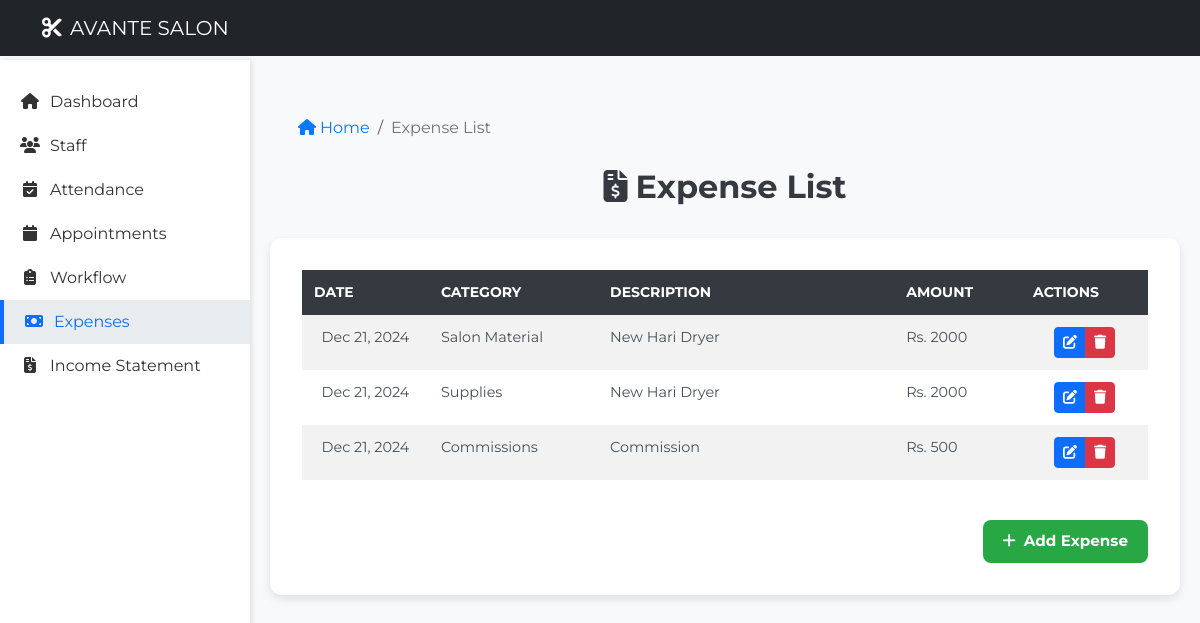
Before: /expenses/ (signed in) with the older database file.
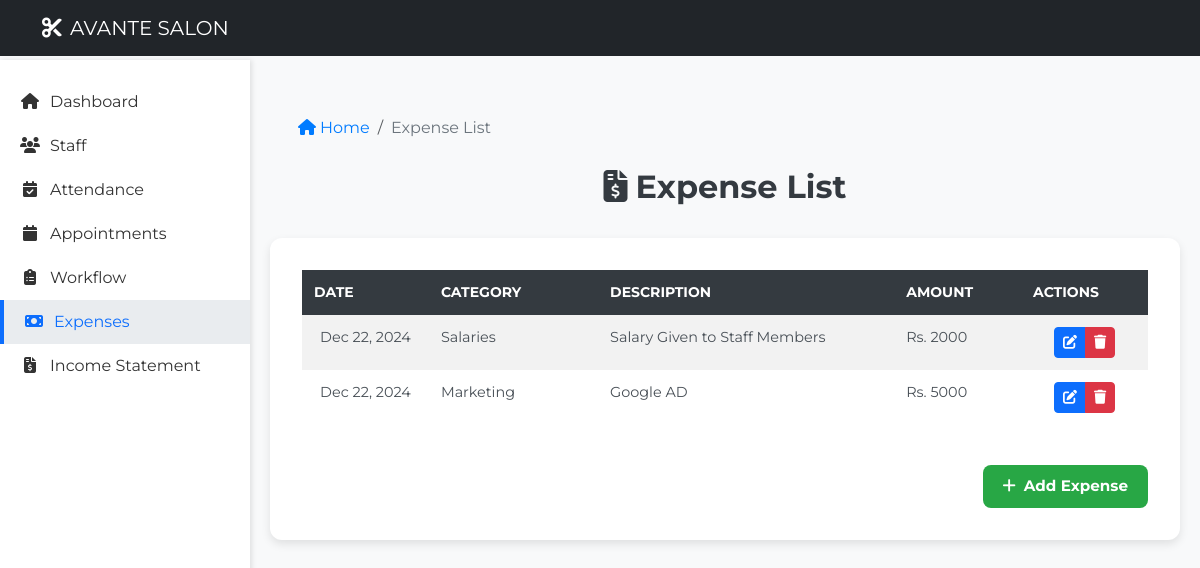
After: the same page with the newer database file.
### core/models.py (models this page shows, shortened)
class Expense(models.Model):
    description = models.CharField(max_length=100)
    category = models.CharField(max_length=50, choices=EXPENSE_CATEGORIES, default='others')
    amount = models.PositiveIntegerField(default=1)
    date = models.DateField(null=True, blank=True)
    created_at = models.DateTimeField(auto_now_add=True)
    updated_at = models.DateTimeField(auto_now=True, null=True, blank=True)

### core/views.py (the view)
# urls.py: path('expenses/', views.expenses_page, name='expenses'),
@admin_only
def expenses_page(request):
    expenses_qs = Expense.objects.all().order_by('-date')
    categories = dict(EXPENSE_CATEGORIES)
    context = {
        "expenses": expenses_qs,
        "categories": EXPENSE_CATEGORIES,
    }
    return render(request, 'expenses.html', context)

### templates/expenses.html (shortened to what this page needs)
<!DOCTYPE html>
<html lang="en">
<head>
    <link href="https://cdn.jsdelivr.net/npm/bootstrap@5.3.0-alpha3/dist/css/bootstrap.min.css" rel="stylesheet">
    <link rel="stylesheet" href="https://cdnjs.cloudflare.com/ajax/libs/font-awesome/6.4.0/css/all.min.css">
</head>
<body>
    <nav class="navbar navbar-dark navbar-expand-lg">
        <div class="container">
            <a class="navbar-brand" href="#"><i class="fas fa-cut me-2"></i>AVANTE SALON</a>
        </div>
    </nav>
    <div class="sidebar collapse d-md-block" id="sidebarMenu">
        <ul class="nav flex-column">
            <li class="nav-item">
                <a class="nav-link" href="{% url 'core:index' %}">
                    <i class="fa-solid fa-house"></i>Dashboard
                </a>
            </li>
            <li class="nav-item">
                <a class="nav-link" href="{% url 'core:staff' %}">
                    <i class="fa-solid fa-users"></i>Staff
                </a>
            </li>
            <li class="nav-item">
                <a class="nav-link" href="/attendance">
                    <i class="fa-solid fa-calendar-check"></i>Attendance
                </a>
            </li>
            <li class="nav-item">
                <a class="nav-link" href="{% url 'core:appointments' %}">
                    <i class="fa-solid fa-calendar"></i>Appointments
                </a>
            </li>
            <li class="nav-item">
                <a class="nav-link" href="{% url 'core:workflow' %}">
                    <i class="fa-solid fa-clipboard-list"></i>Workflow
                </a>
            </li>
            <li class="nav-item">
                <a class="nav-link active" href="{% url 'core:expenses' %}">
                    <i class="fa-solid fa-money-bill"></i>Expenses
                </a>
            </li>
            <li class="nav-item">
                <a class="nav-link" href="{% url 'core:income_statement' %}">
                    <i class="fa-solid fa-file-invoice-dollar"></i>Income Statement
                </a>
            </li>
        </ul>
    </div>
    <div class="main-content">
        <div class="container mt-4">
            <nav aria-label="breadcrumb">
                <ol class="breadcrumb">
                    <li class="breadcrumb-item"><a href="{% url 'core:index' %}"><i class="fas fa-home me-1"></i>Home</a></li>
                    <li class="breadcrumb-item active" aria-current="page">Expense List</li>
                </ol>
            </nav>
        </div>
        <h1><i class="fas fa-file-invoice-dollar me-2"></i>Expense List</h1>
        <div class="table-container">
            <div class="table-responsive">
                <table class="table expense-table table-striped table-bordered">
                    <thead class="table-dark">
                        <tr>
                            <th scope="col" style="width: 15%;">Date</th>
                            <th scope="col" style="width: 20%;">Category</th>
                            <th scope="col" style="width: 35%;">Description</th>
                            <th scope="col" style="width: 15%;">Amount</th>
                            <th scope="col" style="width: 15%;">Actions</th>
                        </tr>
                    </thead>
                    <tbody>
                        {% for expense in expenses %}
                        <tr>
                            <td class="">{{ expense.date|date:"M d, Y" }}</td>
                            <td class="text-start">{{ expense.get_category_display }}</td>
                            <td class="text-start">{{ expense.description }}</td>
                            <td class="text-start">Rs. {{ expense.amount }}</td>
                            <td>
                                <div class="btn-group">
                                    <button class="btn btn-sm btn-primary"
                                            onclick="editExpense('{{ expense.pk }}', '{{ expense.description }}', '{{ expense.category }}', '{{ expense.amount }}', '{{ expense.date|date:'Y-m-d' }}')"
                                            title="Edit">
                                        <i class="fas fa-edit"></i>
                                    </button>
                                    <button class="btn btn-sm btn-danger"
                                            onclick="deleteExpense('{{ expense.pk }}', '{{ expense.description }}')"
                                            title="Delete">
                                        <i class="fas fa-trash"></i>
                                    </button>
                                </div>
                            </td>
                        </tr>
                        {% empty %}
                        <tr>
                            <td colspan="5" class="text-center">No expenses found.</td>
                        </tr>
                        {% endfor %}
                    </tbody>
                </table>
            </div>
            <div class="text-end mt-4">
                <button class="btn btn-add-expense" data-bs-toggle="modal" data-bs-target="#addExpenseModal">
                    <i class="fas fa-plus me-2"></i>Add Expense
                </button>
            </div>
        </div>
    </div>
</body>
</html>

### templates/expenses.html (style rules this page uses)
body { background-color: #f8f9fa; font-family: 'Montserrat', sans-serif; }
.navbar { position: fixed; top: 0; width: 100%; z-index: 1000; background-color: #212529 !important; }
.navbar-brand, .navbar-nav .nav-link { color: #fff !important; }
.sidebar { position: fixed; top: 60px; left: 0; bottom: 0; width: 250px; background-color: white; padding-top: 20px; overflow-y: auto; z-index: 100; box-shadow: 2px 0 5px rgba(0,0,0,0.1); }
.main-content { margin-left: 250px; margin-top: 60px; padding: 20px; }
.nav-link { color: #333; padding: 10px 20px; transition: all 0.3s; }
.nav-link.active { color: #0d6efd; background-color: #e9ecef; border-left: 4px solid #0d6efd; }
.nav-item i { width: 20px; text-align: center; margin-right: 10px; }
.breadcrumb { background: transparent; padding: 0.75rem 1rem; margin-bottom: 1rem; }
.breadcrumb-item a { color: #007bff; text-decoration: none; }
.breadcrumb-item.active { color: #6c757d; }
h1 { color: #343a40; font-size: 2rem; font-weight: bold; text-align: center; margin-bottom: 2rem; }
.table-container { background: white; padding: 2rem; border-radius: 12px; box-shadow: 0 4px 10px rgba(0, 0, 0, 0.1); }
.expense-table { border-collapse: separate; border-spacing: 0; }
.expense-table th { background-color: #343a40; color: white; text-transform: uppercase; font-weight: bold; font-size: 0.875rem; border: none; padding: 12px; position: sticky; top: 0; z-index: 10; }
.expense-table td { text-align: center; border: none; font-size: 0.9rem; color: #495057; padding: 12px; }
.expense-table tr:nth-child(even) { background-color: #f8f9fa; }
.btn-add-expense { background-color: #28a745; border: none; color: white; border-radius: 8px; font-size: 0.95rem; font-weight: bold; padding: 10px 20px; transition: 0.3s all; }
.table-responsive { max-height: 600px; overflow-y: auto; }

Changed rows visible on the page:
removed Expense: date "Dec 21, 2024", category "Salon Material", description "New Hari Dryer", amount "2000"
removed Expense: date "Dec 21, 2024", category "Supplies", description "New Hari Dryer", amount "2000"
removed Expense: date "Dec 21, 2024", category "Commissions", description "Commission", amount "500"
added Expense: date "Dec 22, 2024", category "Salaries", description "Salary Given to Staff Members", amount "2000"
added Expense: date "Dec 22, 2024", category "Marketing", description "Google AD", amount "5000"
